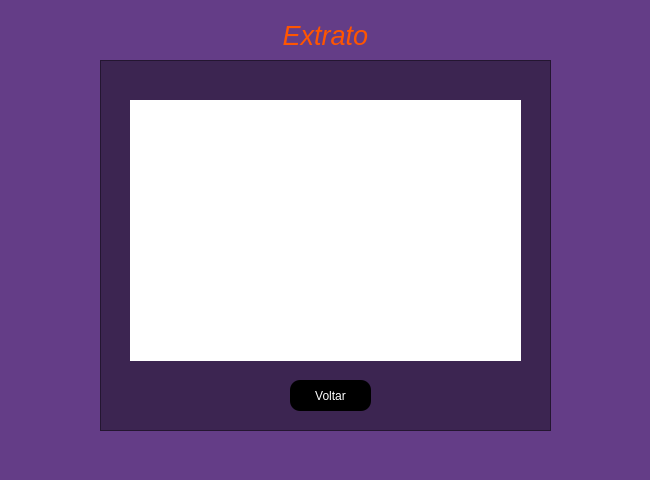
<?xml version="1.0" encoding="UTF-8"?>
<ui version="4.0">
 <class>MainWindow</class>
 <widget class="QMainWindow" name="MainWindow">
  <property name="geometry">
   <rect>
    <x>0</x>
    <y>0</y>
    <width>650</width>
    <height>480</height>
   </rect>
  </property>
  <property name="minimumSize">
   <size>
    <width>650</width>
    <height>450</height>
   </size>
  </property>
  <property name="maximumSize">
   <size>
    <width>650</width>
    <height>480</height>
   </size>
  </property>
  <property name="windowTitle">
   <string>MainWindow</string>
  </property>
  <property name="styleSheet">
   <string notr="true">background-color: rgb(100, 61, 135);</string>
  </property>
  <widget class="QWidget" name="centralwidget">
   <widget class="QLabel" name="txt_nomeHistorico">
    <property name="geometry">
     <rect>
      <x>220</x>
      <y>10</y>
      <width>211</width>
      <height>51</height>
     </rect>
    </property>
    <property name="font">
     <font>
      <pointsize>20</pointsize>
      <weight>50</weight>
      <italic>true</italic>
      <bold>false</bold>
     </font>
    </property>
    <property name="styleSheet">
     <string notr="true">color: rgb(255, 85, 0);
</string>
    </property>
    <property name="text">
     <string>Extrato</string>
    </property>
    <property name="alignment">
     <set>Qt::AlignCenter</set>
    </property>
   </widget>
   <widget class="QFrame" name="frame">
    <property name="geometry">
     <rect>
      <x>100</x>
      <y>60</y>
      <width>451</width>
      <height>371</height>
     </rect>
    </property>
    <property name="styleSheet">
     <string notr="true">background-color: rgba(0, 0, 0, 0.4);</string>
    </property>
    <property name="frameShape">
     <enum>QFrame::StyledPanel</enum>
    </property>
    <property name="frameShadow">
     <enum>QFrame::Raised</enum>
    </property>
    <widget class="QPushButton" name="btn_voltar">
     <property name="geometry">
      <rect>
       <x>190</x>
       <y>320</y>
       <width>81</width>
       <height>31</height>
      </rect>
     </property>
     <property name="styleSheet">
      <string notr="true">QPushButton {
	
	background-color: rgb(0, 0, 0);	
	color: rgb(255, 255, 255);
	border-radius: 10px
}

QPushButton:hover {
	background-color: rgb(255, 255, 255);
	color: rgb(255, 85, 0);
}</string>
     </property>
     <property name="text">
      <string>Voltar</string>
     </property>
    </widget>
    <widget class="QWidget" name="verticalLayoutWidget">
     <property name="geometry">
      <rect>
       <x>30</x>
       <y>40</y>
       <width>391</width>
       <height>261</height>
      </rect>
     </property>
     <layout class="QVBoxLayout" name="verticalLayout">
      <item>
       <widget class="QLabel" name="txt_historico">
        <property name="styleSheet">
         <string notr="true">background-color: rgb(255, 255, 255);</string>
        </property>
        <property name="text">
         <string/>
        </property>
       </widget>
      </item>
     </layout>
    </widget>
   </widget>
  </widget>
  <widget class="QStatusBar" name="statusbar"/>
 </widget>
 <resources/>
 <connections/>
</ui>
